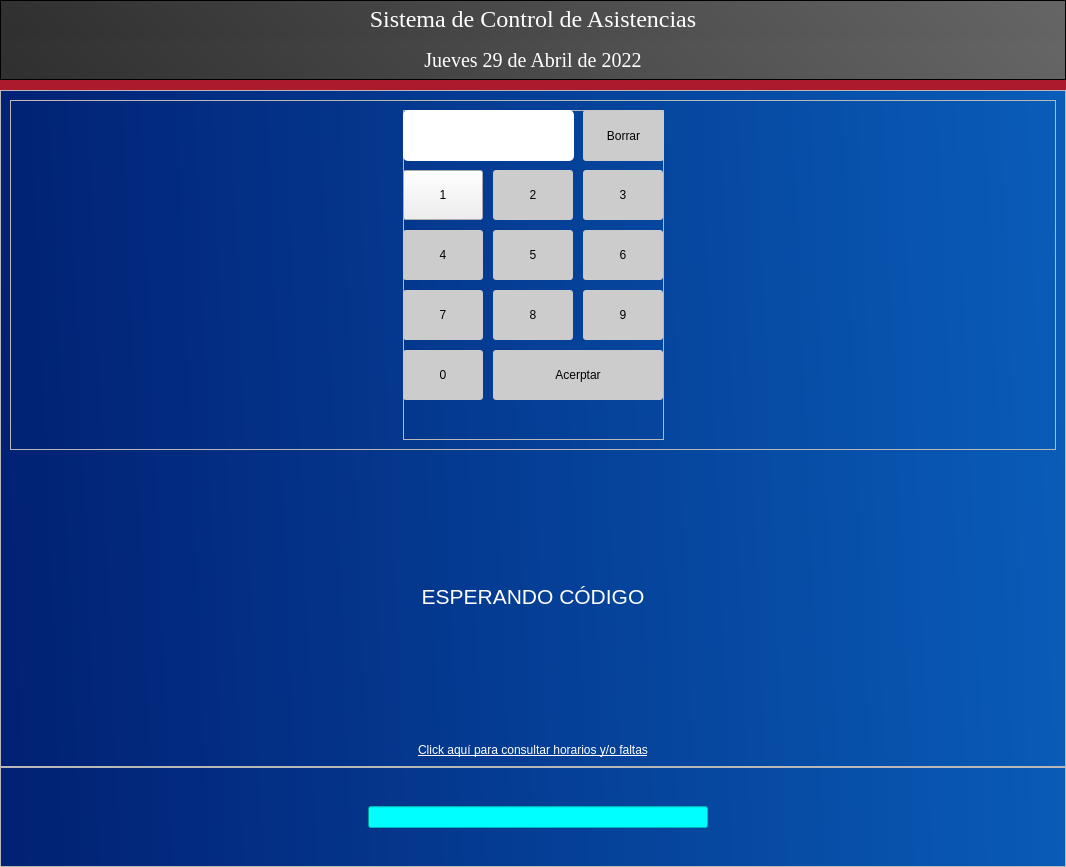
<?xml version="1.0" encoding="UTF-8"?>
<ui version="4.0">
 <class>MainWindow</class>
 <widget class="QMainWindow" name="MainWindow">
  <property name="geometry">
   <rect>
    <x>0</x>
    <y>0</y>
    <width>1066</width>
    <height>867</height>
   </rect>
  </property>
  <property name="font">
   <font>
    <family>Bahnschrift</family>
    <pointsize>14</pointsize>
    <underline>true</underline>
   </font>
  </property>
  <property name="windowTitle">
   <string>MainWindow</string>
  </property>
  <property name="styleSheet">
   <string notr="true">background-color: qlineargradient(spread:pad, x1:0, y1:0.500136, x2:1, y2:0.466, stop:0 rgba(1, 33, 116, 255), stop:1 rgba(9, 92, 184, 255));</string>
  </property>
  <widget class="QWidget" name="centralwidget">
   <layout class="QVBoxLayout" name="verticalLayout_2">
    <property name="spacing">
     <number>0</number>
    </property>
    <property name="leftMargin">
     <number>0</number>
    </property>
    <property name="topMargin">
     <number>0</number>
    </property>
    <property name="rightMargin">
     <number>0</number>
    </property>
    <property name="bottomMargin">
     <number>0</number>
    </property>
    <item>
     <layout class="QVBoxLayout" name="verticalLayout">
      <property name="spacing">
       <number>0</number>
      </property>
      <item>
       <widget class="QFrame" name="frame">
        <property name="minimumSize">
         <size>
          <width>0</width>
          <height>50</height>
         </size>
        </property>
        <property name="maximumSize">
         <size>
          <width>16777215</width>
          <height>80</height>
         </size>
        </property>
        <property name="styleSheet">
         <string notr="true">background-color: qlineargradient(spread:pad, x1:0, y1:0.500136, x2:1, y2:0.466, stop:0 rgba(48, 48, 48, 255), stop:1 rgba(101, 101, 101, 255));</string>
        </property>
        <property name="frameShape">
         <enum>QFrame::StyledPanel</enum>
        </property>
        <property name="frameShadow">
         <enum>QFrame::Raised</enum>
        </property>
        <layout class="QVBoxLayout" name="verticalLayout_3">
         <property name="leftMargin">
          <number>0</number>
         </property>
         <property name="topMargin">
          <number>0</number>
         </property>
         <property name="rightMargin">
          <number>0</number>
         </property>
         <property name="bottomMargin">
          <number>0</number>
         </property>
         <item>
          <widget class="QLabel" name="label">
           <property name="font">
            <font>
             <family>Times new Roman</family>
             <pointsize>18</pointsize>
             <weight>50</weight>
             <italic>false</italic>
             <bold>false</bold>
            </font>
           </property>
           <property name="styleSheet">
            <string notr="true">color: white;
font: family &quot;Times new Roman&quot;;</string>
           </property>
           <property name="text">
            <string>&lt;html&gt;&lt;head/&gt;&lt;body&gt;&lt;p align=&quot;center&quot;&gt;Sistema de Control de Asistencias&lt;/p&gt;&lt;/body&gt;&lt;/html&gt;</string>
           </property>
          </widget>
         </item>
         <item>
          <widget class="QLabel" name="reloj">
           <property name="font">
            <font>
             <family>Times new Roman</family>
             <pointsize>15</pointsize>
             <weight>50</weight>
             <italic>false</italic>
             <bold>false</bold>
            </font>
           </property>
           <property name="styleSheet">
            <string notr="true">color: white;
font: family &quot;Times new Roman&quot;;</string>
           </property>
           <property name="text">
            <string>&lt;html&gt;&lt;head/&gt;&lt;body&gt;&lt;p align=&quot;center&quot;&gt;Jueves 29 de Abril de 2022&lt;/p&gt;&lt;/body&gt;&lt;/html&gt;</string>
           </property>
          </widget>
         </item>
        </layout>
       </widget>
      </item>
      <item>
       <widget class="QFrame" name="frame_2">
        <property name="minimumSize">
         <size>
          <width>0</width>
          <height>8</height>
         </size>
        </property>
        <property name="maximumSize">
         <size>
          <width>16777215</width>
          <height>10</height>
         </size>
        </property>
        <property name="styleSheet">
         <string notr="true">background-color: rgb(172, 26, 45);</string>
        </property>
        <layout class="QVBoxLayout" name="verticalLayout_5">
         <item>
          <widget class="QLabel" name="label_2">
           <property name="text">
            <string>TextLabel</string>
           </property>
          </widget>
         </item>
        </layout>
       </widget>
      </item>
     </layout>
    </item>
    <item>
     <widget class="QFrame" name="frame_3">
      <property name="minimumSize">
       <size>
        <width>300</width>
        <height>100</height>
       </size>
      </property>
      <property name="styleSheet">
       <string notr="true">background: none;</string>
      </property>
      <property name="frameShape">
       <enum>QFrame::StyledPanel</enum>
      </property>
      <property name="frameShadow">
       <enum>QFrame::Raised</enum>
      </property>
      <layout class="QVBoxLayout" name="verticalLayout_4">
       <item>
        <widget class="QFrame" name="cuadroAbajo">
         <property name="enabled">
          <bool>true</bool>
         </property>
         <property name="minimumSize">
          <size>
           <width>300</width>
           <height>350</height>
          </size>
         </property>
         <property name="toolTip">
          <string/>
         </property>
         <property name="layoutDirection">
          <enum>Qt::LeftToRight</enum>
         </property>
         <property name="autoFillBackground">
          <bool>false</bool>
         </property>
         <property name="styleSheet">
          <string notr="true">background: none;</string>
         </property>
         <property name="frameShape">
          <enum>QFrame::StyledPanel</enum>
         </property>
         <property name="frameShadow">
          <enum>QFrame::Raised</enum>
         </property>
         <layout class="QGridLayout" name="gridLayout">
          <item row="0" column="0">
           <spacer name="horizontalSpacer">
            <property name="orientation">
             <enum>Qt::Horizontal</enum>
            </property>
            <property name="sizeHint" stdset="0">
             <size>
              <width>378</width>
              <height>20</height>
             </size>
            </property>
           </spacer>
          </item>
          <item row="0" column="1">
           <widget class="QFrame" name="frame_5">
            <property name="minimumSize">
             <size>
              <width>261</width>
              <height>0</height>
             </size>
            </property>
            <property name="layoutDirection">
             <enum>Qt::RightToLeft</enum>
            </property>
            <property name="frameShape">
             <enum>QFrame::StyledPanel</enum>
            </property>
            <property name="frameShadow">
             <enum>QFrame::Raised</enum>
            </property>
            <widget class="QPushButton" name="Number_1">
             <property name="geometry">
              <rect>
               <x>0</x>
               <y>60</y>
               <width>80</width>
               <height>50</height>
              </rect>
             </property>
             <property name="minimumSize">
              <size>
               <width>80</width>
               <height>50</height>
              </size>
             </property>
             <property name="maximumSize">
              <size>
               <width>100</width>
               <height>70</height>
              </size>
             </property>
             <property name="cursor">
              <cursorShape>PointingHandCursor</cursorShape>
             </property>
             <property name="styleSheet">
              <string notr="true">QPushButton{
border: none;
background-color: rgb(204, 204, 204);
border-radius: 3px;
}
QPushButton:hover{
background-color: rgb(171, 171, 171);
}v</string>
             </property>
             <property name="text">
              <string>1</string>
             </property>
            </widget>
            <widget class="QPushButton" name="Number_2">
             <property name="geometry">
              <rect>
               <x>90</x>
               <y>60</y>
               <width>80</width>
               <height>50</height>
              </rect>
             </property>
             <property name="minimumSize">
              <size>
               <width>80</width>
               <height>50</height>
              </size>
             </property>
             <property name="maximumSize">
              <size>
               <width>100</width>
               <height>70</height>
              </size>
             </property>
             <property name="cursor">
              <cursorShape>PointingHandCursor</cursorShape>
             </property>
             <property name="styleSheet">
              <string notr="true">QPushButton{
border: none;
background-color: rgb(204, 204, 204);
border-radius: 3px;
}
QPushButton:hover{
background-color: rgb(171, 171, 171);
}</string>
             </property>
             <property name="text">
              <string>2</string>
             </property>
            </widget>
            <widget class="QPushButton" name="Number_3">
             <property name="geometry">
              <rect>
               <x>180</x>
               <y>60</y>
               <width>80</width>
               <height>50</height>
              </rect>
             </property>
             <property name="minimumSize">
              <size>
               <width>80</width>
               <height>50</height>
              </size>
             </property>
             <property name="maximumSize">
              <size>
               <width>100</width>
               <height>70</height>
              </size>
             </property>
             <property name="cursor">
              <cursorShape>PointingHandCursor</cursorShape>
             </property>
             <property name="styleSheet">
              <string notr="true">QPushButton{
border: none;
background-color: rgb(204, 204, 204);
border-radius: 3px;
}
QPushButton:hover{
background-color: rgb(171, 171, 171);
}</string>
             </property>
             <property name="text">
              <string>3</string>
             </property>
            </widget>
            <widget class="QPushButton" name="Number_4">
             <property name="geometry">
              <rect>
               <x>0</x>
               <y>120</y>
               <width>80</width>
               <height>50</height>
              </rect>
             </property>
             <property name="minimumSize">
              <size>
               <width>80</width>
               <height>50</height>
              </size>
             </property>
             <property name="maximumSize">
              <size>
               <width>100</width>
               <height>70</height>
              </size>
             </property>
             <property name="cursor">
              <cursorShape>PointingHandCursor</cursorShape>
             </property>
             <property name="styleSheet">
              <string notr="true">QPushButton{
border: none;
background-color: rgb(204, 204, 204);
border-radius: 3px;
}
QPushButton:hover{
background-color: rgb(171, 171, 171);
}</string>
             </property>
             <property name="text">
              <string>4</string>
             </property>
            </widget>
            <widget class="QPushButton" name="Number_5">
             <property name="geometry">
              <rect>
               <x>90</x>
               <y>120</y>
               <width>80</width>
               <height>50</height>
              </rect>
             </property>
             <property name="minimumSize">
              <size>
               <width>80</width>
               <height>50</height>
              </size>
             </property>
             <property name="maximumSize">
              <size>
               <width>100</width>
               <height>70</height>
              </size>
             </property>
             <property name="cursor">
              <cursorShape>PointingHandCursor</cursorShape>
             </property>
             <property name="styleSheet">
              <string notr="true">QPushButton{
border: none;
background-color: rgb(204, 204, 204);
border-radius: 3px;
}
QPushButton:hover{
background-color: rgb(171, 171, 171);
}</string>
             </property>
             <property name="text">
              <string>5</string>
             </property>
            </widget>
            <widget class="QPushButton" name="Number_6">
             <property name="geometry">
              <rect>
               <x>180</x>
               <y>120</y>
               <width>80</width>
               <height>50</height>
              </rect>
             </property>
             <property name="minimumSize">
              <size>
               <width>80</width>
               <height>50</height>
              </size>
             </property>
             <property name="maximumSize">
              <size>
               <width>100</width>
               <height>70</height>
              </size>
             </property>
             <property name="cursor">
              <cursorShape>PointingHandCursor</cursorShape>
             </property>
             <property name="styleSheet">
              <string notr="true">QPushButton{
border: none;
background-color: rgb(204, 204, 204);
border-radius: 3px;
}
QPushButton:hover{
background-color: rgb(171, 171, 171);
}</string>
             </property>
             <property name="text">
              <string>6</string>
             </property>
            </widget>
            <widget class="QPushButton" name="Number_7">
             <property name="geometry">
              <rect>
               <x>0</x>
               <y>180</y>
               <width>80</width>
               <height>50</height>
              </rect>
             </property>
             <property name="minimumSize">
              <size>
               <width>80</width>
               <height>50</height>
              </size>
             </property>
             <property name="maximumSize">
              <size>
               <width>100</width>
               <height>70</height>
              </size>
             </property>
             <property name="cursor">
              <cursorShape>PointingHandCursor</cursorShape>
             </property>
             <property name="styleSheet">
              <string notr="true">QPushButton{
border: none;
background-color: rgb(204, 204, 204);
border-radius: 3px;
}
QPushButton:hover{
background-color: rgb(171, 171, 171);
}</string>
             </property>
             <property name="text">
              <string>7</string>
             </property>
            </widget>
            <widget class="QPushButton" name="Number_8">
             <property name="geometry">
              <rect>
               <x>90</x>
               <y>180</y>
               <width>80</width>
               <height>50</height>
              </rect>
             </property>
             <property name="minimumSize">
              <size>
               <width>80</width>
               <height>50</height>
              </size>
             </property>
             <property name="maximumSize">
              <size>
               <width>100</width>
               <height>70</height>
              </size>
             </property>
             <property name="cursor">
              <cursorShape>PointingHandCursor</cursorShape>
             </property>
             <property name="styleSheet">
              <string notr="true">QPushButton{
border: none;
background-color: rgb(204, 204, 204);
border-radius: 3px;
}
QPushButton:hover{
background-color: rgb(171, 171, 171);
}</string>
             </property>
             <property name="text">
              <string>8</string>
             </property>
            </widget>
            <widget class="QPushButton" name="Number_9">
             <property name="geometry">
              <rect>
               <x>180</x>
               <y>180</y>
               <width>80</width>
               <height>50</height>
              </rect>
             </property>
             <property name="minimumSize">
              <size>
               <width>80</width>
               <height>50</height>
              </size>
             </property>
             <property name="maximumSize">
              <size>
               <width>100</width>
               <height>70</height>
              </size>
             </property>
             <property name="cursor">
              <cursorShape>PointingHandCursor</cursorShape>
             </property>
             <property name="styleSheet">
              <string notr="true">QPushButton{
border: none;
background-color: rgb(204, 204, 204);
border-radius: 3px;
}
QPushButton:hover{
background-color: rgb(171, 171, 171);
}</string>
             </property>
             <property name="text">
              <string>9</string>
             </property>
            </widget>
            <widget class="QPushButton" name="Number_0">
             <property name="geometry">
              <rect>
               <x>0</x>
               <y>240</y>
               <width>80</width>
               <height>50</height>
              </rect>
             </property>
             <property name="minimumSize">
              <size>
               <width>80</width>
               <height>50</height>
              </size>
             </property>
             <property name="maximumSize">
              <size>
               <width>100</width>
               <height>70</height>
              </size>
             </property>
             <property name="cursor">
              <cursorShape>PointingHandCursor</cursorShape>
             </property>
             <property name="styleSheet">
              <string notr="true">QPushButton{
border: none;
background-color: rgb(204, 204, 204);
border-radius: 3px;
}
QPushButton:hover{
background-color: rgb(171, 171, 171);
}</string>
             </property>
             <property name="text">
              <string>0</string>
             </property>
            </widget>
            <widget class="QPushButton" name="Aceptar">
             <property name="geometry">
              <rect>
               <x>90</x>
               <y>240</y>
               <width>170</width>
               <height>50</height>
              </rect>
             </property>
             <property name="cursor">
              <cursorShape>PointingHandCursor</cursorShape>
             </property>
             <property name="styleSheet">
              <string notr="true">QPushButton{
border: none;
background-color: rgb(204, 204, 204);
border-radius: 3px;
}
QPushButton:hover{
background-color: rgb(171, 171, 171);
}</string>
             </property>
             <property name="text">
              <string>Acerptar</string>
             </property>
            </widget>
            <widget class="QLineEdit" name="ID">
             <property name="geometry">
              <rect>
               <x>0</x>
               <y>0</y>
               <width>171</width>
               <height>51</height>
              </rect>
             </property>
             <property name="layoutDirection">
              <enum>Qt::LeftToRight</enum>
             </property>
             <property name="styleSheet">
              <string notr="true">QLineEdit {
font: 18pt;
border-radius: 5px;
}
QLineEdit:focus {
border: 2px solid green;
}</string>
             </property>
             <property name="alignment">
              <set>Qt::AlignCenter</set>
             </property>
            </widget>
            <widget class="QPushButton" name="borrar">
             <property name="geometry">
              <rect>
               <x>180</x>
               <y>0</y>
               <width>81</width>
               <height>51</height>
              </rect>
             </property>
             <property name="minimumSize">
              <size>
               <width>80</width>
               <height>50</height>
              </size>
             </property>
             <property name="maximumSize">
              <size>
               <width>100</width>
               <height>70</height>
              </size>
             </property>
             <property name="cursor">
              <cursorShape>PointingHandCursor</cursorShape>
             </property>
             <property name="styleSheet">
              <string notr="true">QPushButton{
border: none;
background-color: rgb(204, 204, 204);
border-radius: 3px;
}
QPushButton:hover{
background-color: rgb(171, 171, 171);
}</string>
             </property>
             <property name="text">
              <string>Borrar</string>
             </property>
            </widget>
           </widget>
          </item>
          <item row="0" column="2">
           <spacer name="horizontalSpacer_2">
            <property name="orientation">
             <enum>Qt::Horizontal</enum>
            </property>
            <property name="sizeHint" stdset="0">
             <size>
              <width>369</width>
              <height>20</height>
             </size>
            </property>
           </spacer>
          </item>
         </layout>
        </widget>
       </item>
       <item>
        <widget class="QLabel" name="mensaje">
         <property name="styleSheet">
          <string notr="true">background: none;
color: white;
</string>
         </property>
         <property name="text">
          <string>&lt;html&gt;&lt;head/&gt;&lt;body&gt;&lt;p align=&quot;center&quot;&gt;&lt;span style=&quot; font-size:16pt;&quot;&gt;ESPERANDO CÓDIGO&lt;/span&gt;&lt;/p&gt;&lt;/body&gt;&lt;/html&gt;</string>
         </property>
        </widget>
       </item>
       <item>
        <widget class="QPushButton" name="horarios">
         <property name="font">
          <font>
           <underline>true</underline>
          </font>
         </property>
         <property name="cursor">
          <cursorShape>PointingHandCursor</cursorShape>
         </property>
         <property name="styleSheet">
          <string notr="true">background: none;
border: none;
color: white;</string>
         </property>
         <property name="text">
          <string>Click aquí para consultar horarios y/o faltas</string>
         </property>
        </widget>
       </item>
      </layout>
     </widget>
    </item>
    <item>
     <widget class="QFrame" name="frame_4">
      <property name="minimumSize">
       <size>
        <width>0</width>
        <height>100</height>
       </size>
      </property>
      <property name="maximumSize">
       <size>
        <width>16777215</width>
        <height>100</height>
       </size>
      </property>
      <property name="styleSheet">
       <string notr="true">background: none;</string>
      </property>
      <property name="frameShape">
       <enum>QFrame::StyledPanel</enum>
      </property>
      <property name="frameShadow">
       <enum>QFrame::Raised</enum>
      </property>
      <layout class="QHBoxLayout" name="horizontalLayout">
       <item>
        <spacer name="horizontalSpacer_3">
         <property name="orientation">
          <enum>Qt::Horizontal</enum>
         </property>
         <property name="sizeHint" stdset="0">
          <size>
           <width>358</width>
           <height>20</height>
          </size>
         </property>
        </spacer>
       </item>
       <item>
        <widget class="QProgressBar" name="barra_progreso">
         <property name="enabled">
          <bool>true</bool>
         </property>
         <property name="autoFillBackground">
          <bool>true</bool>
         </property>
         <property name="styleSheet">
          <string notr="true">background-color: rgb(0, 255, 255);</string>
         </property>
         <property name="maximum">
          <number>100</number>
         </property>
         <property name="value">
          <number>0</number>
         </property>
         <property name="textVisible">
          <bool>false</bool>
         </property>
         <property name="invertedAppearance">
          <bool>false</bool>
         </property>
        </widget>
       </item>
       <item>
        <spacer name="horizontalSpacer_4">
         <property name="orientation">
          <enum>Qt::Horizontal</enum>
         </property>
         <property name="sizeHint" stdset="0">
          <size>
           <width>348</width>
           <height>20</height>
          </size>
         </property>
        </spacer>
       </item>
      </layout>
     </widget>
    </item>
   </layout>
  </widget>
 </widget>
 <resources>
  <include location="Assets/udgLogo.qrc"/>
 </resources>
 <connections/>
</ui>
